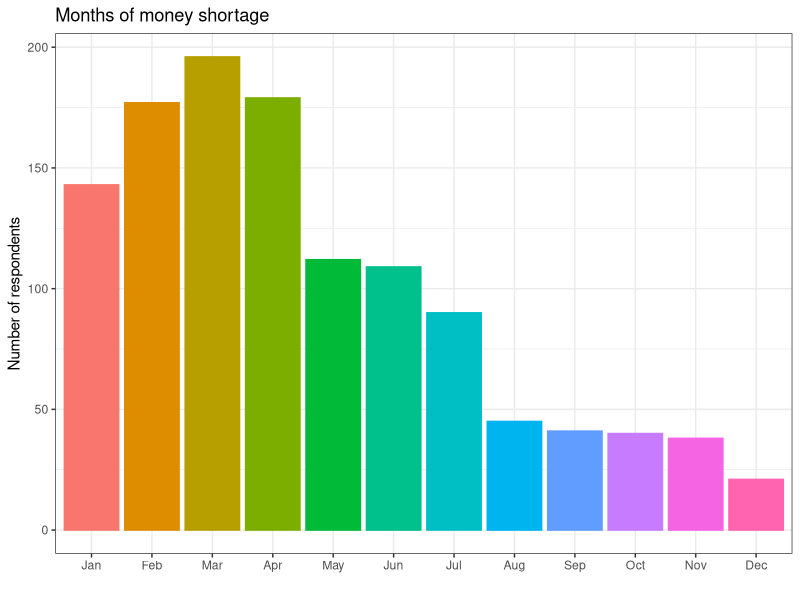
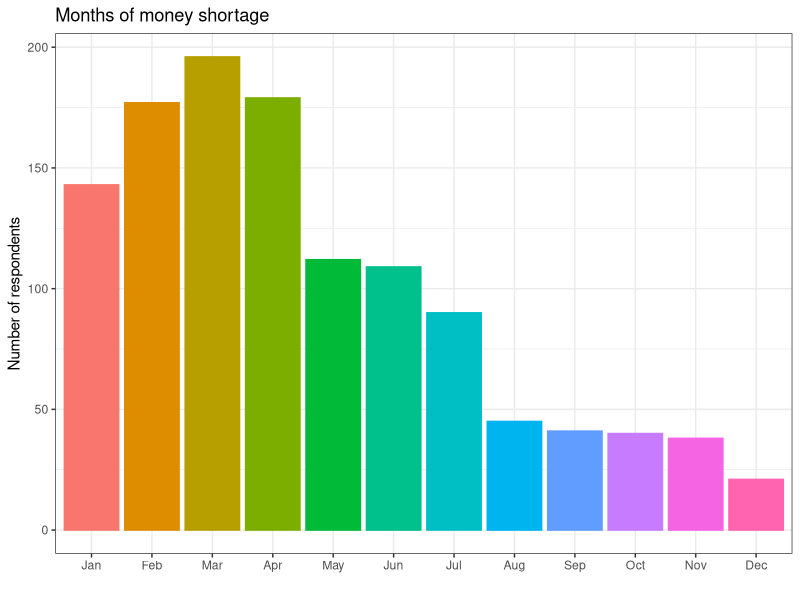

Generate these figures, in order, with R:
## ---- chunk 1
data = readxl::read_excel('DataSets.xlsx', sheet = 'wrangling', range = 'B7:N507')
head(data)
## ---- chunk 2
tail(data)
## ---- chunk 3
str(data)
## ---- chunk 4
summary(data)
## ---- chunk 5
data1 = data[ , -1] 
head(data1)
## ---- chunk 6
colSums(data1)
## ---- chunk 7
sums = as.data.frame(colSums(data1))
str(sums)
## ---- chunk 8
rownames(sums)
## ---- chunk 9
library(tidyverse)
## ---- chunk 10
sums1 = sums %>% rownames_to_column('Months') 
sums1
## ---- chunk 11
sums2 = sums1 %>% rename(Frequency = `colSums(data1)`)
sums2
## ---- chunk 12
sums2$Months = factor(sums2$Months, 
                      levels = c('jan', 'feb', 'mar', 'apr', 'may', 'jun', 'jul', 'aug', 'sep', 'oct', 'nov', 'dec' ), 
                      labels = c('Jan', 'Feb', 'Mar', 'Apr', 'May', 'Jun', 'Jul', 'Aug', 'Sep', 'Oct', 'Nov', 'Dec' ))
## ---- chunk 13
ggplot(sums2)+
  aes(x = Months, y = Frequency, color = Months, fill = Months)+
  geom_col()+
  theme_bw()+
  labs(title = 'Months of money shortage',
       x = '',
       y = 'Number of respondents')+
  theme(legend.position = '')
## ---- chunk 14
ggsave('My plot.png', dpi = 600, height = 4, width = 8, units = 'in')
## ---- chunk 15
shortage = as.data.frame(rowSums(data1))
short = shortage %>% rename(frequency = `rowSums(data1)`)
str(short)
## ---- chunk 16
head(short)
## ---- chunk 17
summary(short)
## ---- chunk 18
short$frequency = as.factor(short$frequency)
summary(short)
## ---- chunk 19
short$frequency = as.numeric(short$frequency)
category = cut(short$frequency, breaks = c(-Inf, 3, 5, Inf), 
    labels = c('Low', 'Medium', 'High'),
    right = TRUE)
table(category)
## ---- chunk 20
table(category)*100/500
